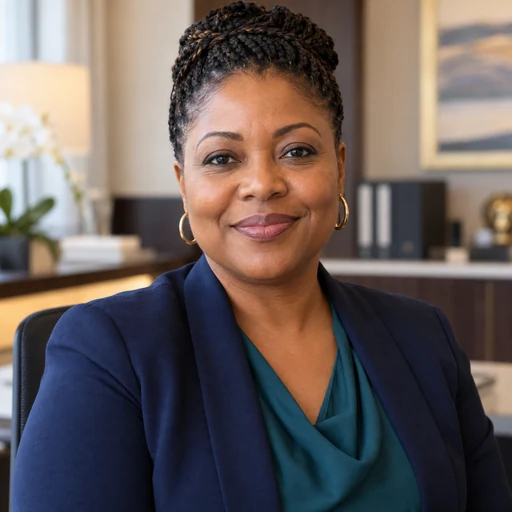
#> input picture dist/assets/personas/marguerite-okafor.webp, 512 x 512 px, given in place of jordan-02-franchise.png, which was not available
$ python build-live-videos.py
#> lines starting #> are read from the running program, lines starting #| are printed output that depends on the picture; pictures that were not available may be replaced by others from this repository, and a replacement may not be noted
from pathlib import Path
from PIL import Image, ImageDraw, ImageFont
import subprocess, shutil

ROOT = Path(__file__).resolve().parents[1]
SOURCE = ROOT / "tmp-live-video"
OUT = ROOT / "dist" / "media" / "live-walkthroughs"
WORK = SOURCE / "rendered"
OUT.mkdir(parents=True, exist_ok=True)
WORK.mkdir(parents=True, exist_ok=True)

FONT = "C:/Windows/Fonts/segoeui.ttf"
BOLD = "C:/Windows/Fonts/segoeuib.ttf"
REGULAR = ImageFont.truetype(FONT, 25)
SMALL = ImageFont.truetype(BOLD, 15)
TITLE = ImageFont.truetype(BOLD, 48)
SUBTITLE = ImageFont.truetype(FONT, 25)

def wrap(draw, text, font, width):
    words, lines, line = text.split(), [], ""
    for word in words:
        trial = f"{line} {word}".strip()
        if draw.textbbox((0, 0), trial, font=font)[2] <= width:
            line = trial
        else:
            if line: lines.append(line)
            line = word
    if line: lines.append(line)
    return lines

def title_card(name, eyebrow, title, subtitle):
#> called with name = 'jordan-title'
    im = Image.new("RGB", (1280, 720), "#071f30")
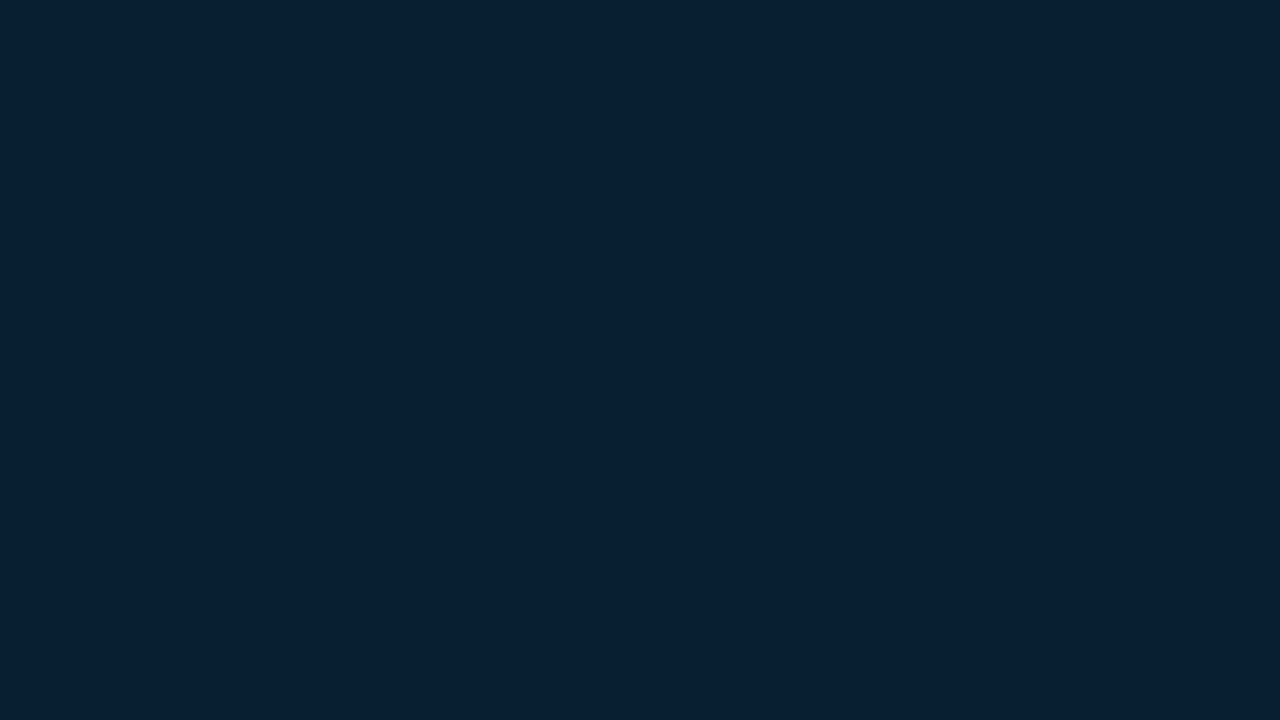
#> im: PIL image 1280x720 RGB; mean R, G, B 7, 31, 48
    d = ImageDraw.Draw(im)
    for x in range(1280):
        t = x / 1279
        d.line((x, 0, x, 720), fill=(7, int(31 + 28*t), int(48 + 32*t)))
    d.rounded_rectangle((74, 70, 138, 134), 18, fill="#00b6a7")
    d.text((95, 82), "H", font=ImageFont.truetype(BOLD, 34), fill="white")
    d.text((74, 194), eyebrow.upper(), font=SMALL, fill="#51e3d5")
    y = 232
    for line in wrap(d, title, TITLE, 1020):
#> in wrap, `words, lines, line = text.split(), [], ""`: words = ['Jordan’s', 'property', 'transfer,', 'shown', 'in', 'action.']; line = ''
        d.text((74, y), line, font=TITLE, fill="white")
        y += 58
#> this loop made 2 passes
#> after the loop, y = 348
    y += 18
#> y = 366
    for line in wrap(d, subtitle, SUBTITLE, 980):
        d.text((74, y), line, font=SUBTITLE, fill="#c9dbe3")
        y += 36
#> this loop made 2 passes
#> y on passes 1 to 2: 402, 438
#> after the loop, y = 438
    d.text((74, 650), "MAJORKEY · HARBORLINE IDENTITY IN ACTION", font=SMALL, fill="#86a6b5")
    path = WORK / f"{name}.png"
    im.save(path)
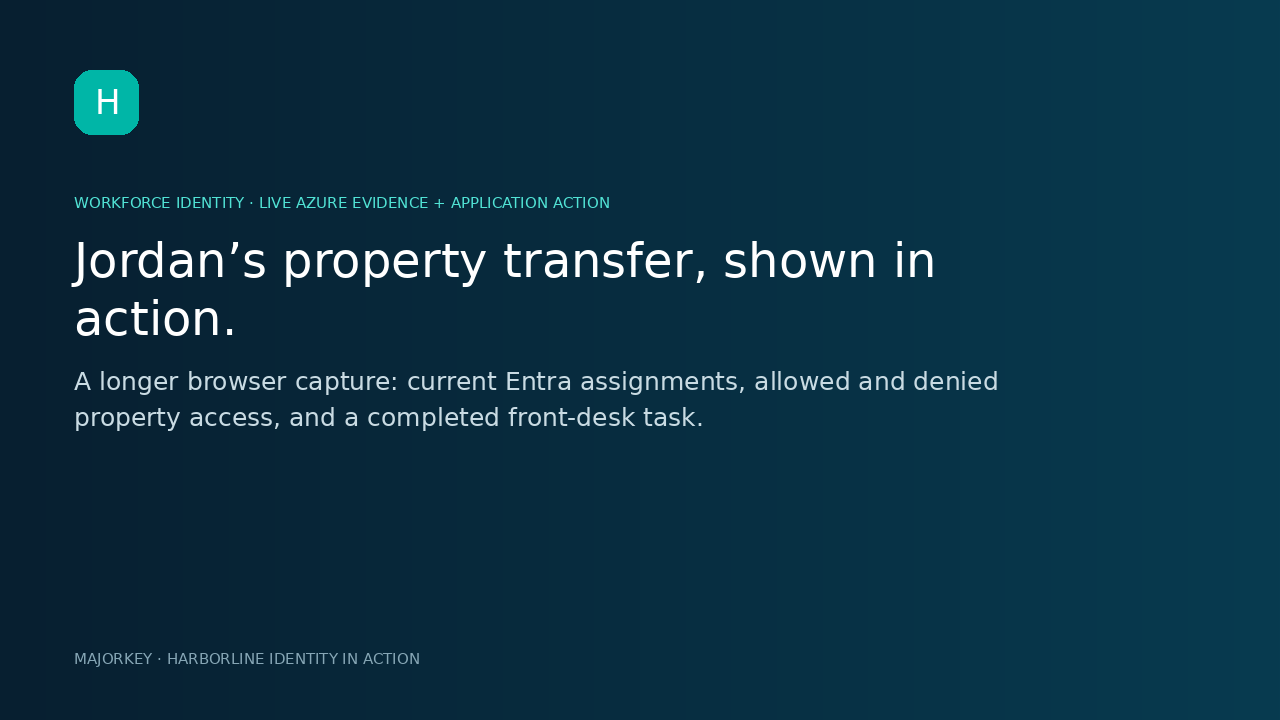
#> saved as jordan-title.png: PIL image 1280x720 RGB; mean R, G, B 11.5, 49.4, 67.9
    return path

def caption(name, source_name, eyebrow, copy, color="#00b6a7"):
#> called with name = 'jordan-a', source_name = 'jordan-02-franchise', eyebrow = '01 · Before the transfer', color = '#00b6a7'
    im = Image.open(SOURCE / f"{source_name}.png").convert("RGB")
#> im is the input picture: PIL image 512x512 RGB; mean R, G, B 104.2, 93.3, 90.8
    if im.size != (1280, 720):
        im = im.resize((1280, 720), Image.Resampling.LANCZOS)
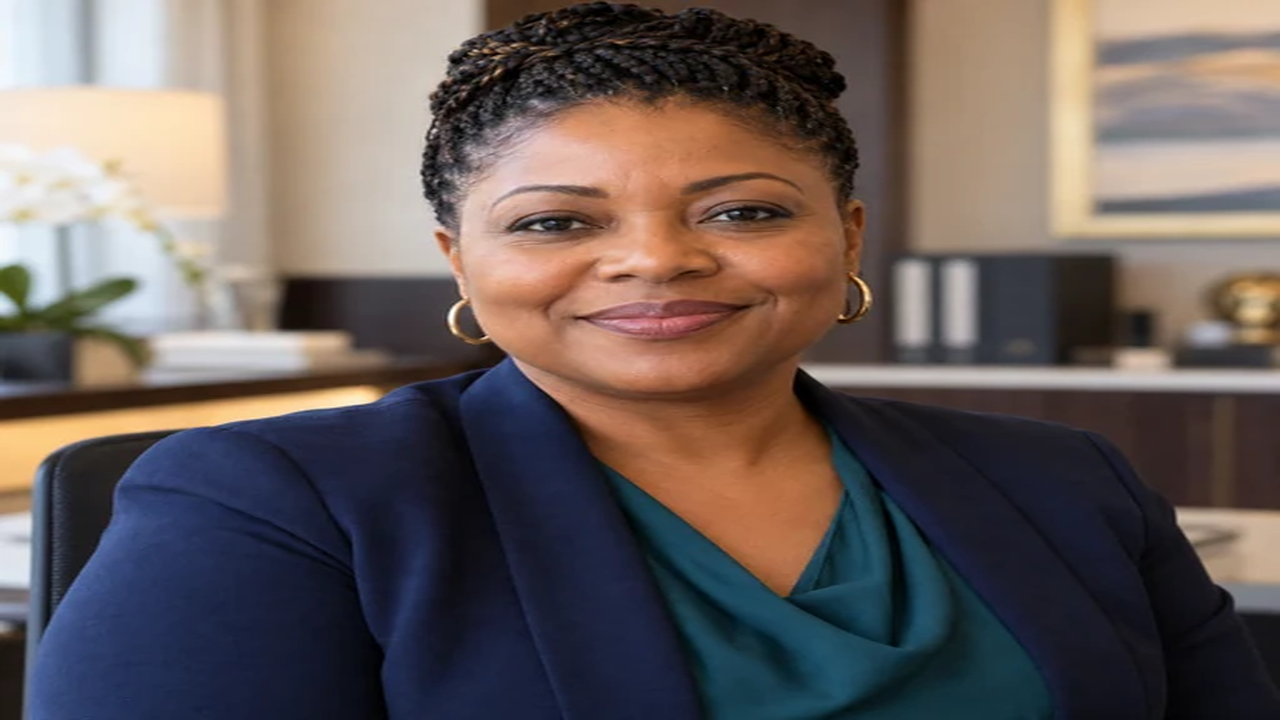
#> im: PIL image 1280x720 RGB; mean R, G, B 104.2, 93.3, 90.8
    overlay = Image.new("RGBA", im.size, (0,0,0,0))
#> overlay: PIL image 1280x720 RGBA; every value is 0
    d = ImageDraw.Draw(overlay)
    d.rectangle((0, 586, 1280, 720), fill=(4, 23, 35, 238))
    d.rectangle((0, 586, 11, 720), fill=color)
    d.text((40, 606), eyebrow.upper(), font=SMALL, fill=color)
    y = 636
    for line in wrap(d, copy, REGULAR, 1185)[:2]:
        d.text((40, y), line, font=REGULAR, fill="white")
        y += 31
#> this loop made 2 passes
#> y on pass 1: 667
#> (line, y) on pass 2: ('separate.', 698)
#> after the loop, y = 698
    im = Image.alpha_composite(im.convert("RGBA"), overlay).convert("RGB")
    path = WORK / f"{name}.png"
    im.save(path)
    return path

def render_video(filename, scenes):
    ffmpeg = shutil.which("ffmpeg")
    if not ffmpeg:
        raise RuntimeError("ffmpeg not found")
    transition = 0.65
    cmd = [ffmpeg, "-y"]
    for path, duration in scenes:
        cmd += ["-loop", "1", "-t", str(duration), "-i", str(path)]
    filters = []
    for i, _ in enumerate(scenes):
        filters.append(f"[{i}:v]scale=1280:720:force_original_aspect_ratio=decrease,pad=1280:720:(ow-iw)/2:(oh-ih)/2,setsar=1,fps=30,format=yuv420p[v{i}]")
    current = "v0"
    elapsed = scenes[0][1]
    for i in range(1, len(scenes)):
        out = f"x{i}"
        offset = elapsed - transition
        filters.append(f"[{current}][v{i}]xfade=transition=fade:duration={transition}:offset={offset:.2f}[{out}]")
        current = out
        elapsed += scenes[i][1] - transition
    filters.append(f"[{current}]format=yuv420p[final]")
    cmd += ["-filter_complex", ";".join(filters), "-map", "[final]", "-an", "-c:v", "libx264", "-profile:v", "high", "-preset", "medium", "-crf", "19", "-movflags", "+faststart", str(OUT / filename)]
    subprocess.run(cmd, check=True)

jordan = [
    (title_card("jordan-title", "Workforce identity · live Azure evidence + application action", "Jordan’s property transfer, shown in action.", "A longer browser capture: current Entra assignments, allowed and denied property access, and a completed front-desk task."), 4.5),
    (caption("jordan-a", "jordan-02-franchise", "01 · Before the transfer", "Jordan begins in the franchise property view. The application keeps the two property contexts separate."), 5.0),
    (caption("jordan-b", "jordan-01-graph", "02 · Live Azure read", "Microsoft Graph confirms Jordan’s workforce account, Harbor View membership and two Harborline app assignments."), 6.0),
    (caption("jordan-c", "jordan-03-managed", "03 · Managed-property context", "The Front Desk switches to Harbor View and exposes the work attached to the current property context."), 5.0),
    (caption("jordan-d", "jordan-04-denied", "04 · Deny test", "Jordan tries the old Bayside property. The roster, rooms and service queue stay unavailable." , "#ff785a"), 6.0),
    (caption("jordan-e", "jordan-05-arrivals", "05 · Allow test", "Back at Harbor View, Jordan can reach the arrival list and begin normal front-desk work."), 4.5),
    (caption("jordan-f", "jordan-06-guest", "06 · Business task", "Jordan opens Maya Chen’s reservation and sees only the ready rooms that match the booking."), 4.5),
    (caption("jordan-g", "jordan-07-room-selected", "07 · Decision", "Room 608 is selected before the application commits the check-in."), 3.5),
    (caption("jordan-h", "jordan-08-checked-in", "08 · Outcome", "Maya is now in house in room 608. Identity led to the permitted property, then to useful work."), 6.0),
    (title_card("jordan-end", "The proof chain", "Person → Entra assignment → property boundary → business outcome", "Use the Azure read to explain why access exists. Use the application action to prove what that access permits."), 4.5),
]
#> call 2 of caption, with name = 'jordan-b', source_name = 'jordan-01-graph', eyebrow = '02 · Live Azure read', color = '#00b6a7'
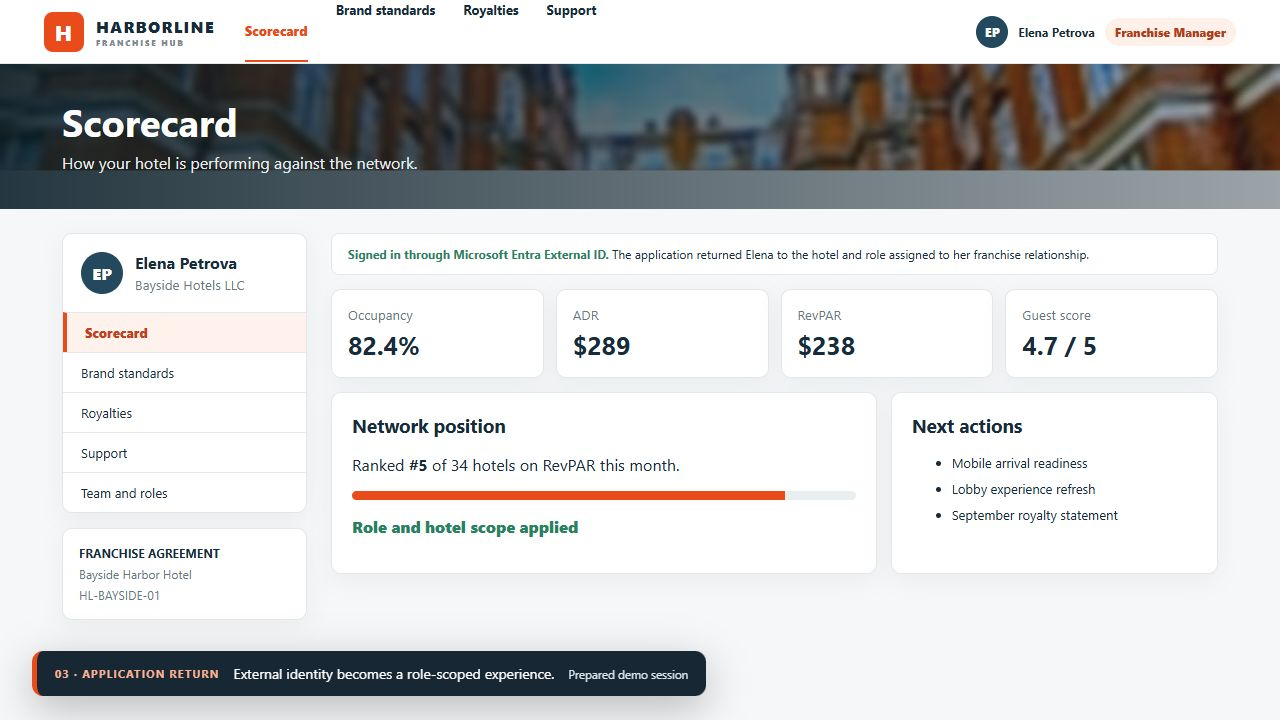
#> input picture dist/media/external-id-login/03-role-dashboard.png, 1280 x 720 px, given in place of jordan-01-graph.png, which was not available
#> in caption, im is the input picture: PIL image 1280x720 RGB; mean R, G, B 203.4, 204, 204.7
#> the loop in caption (call 2), `for line in wrap(d, copy, REGULAR, 1185)[:2]:` made 2 passes
#> call 3 of caption, with name = 'jordan-c', source_name = 'jordan-03-managed', eyebrow = '03 · Managed-property context', color = '#00b6a7'
#> the loop in caption (call 3), `for line in wrap(d, copy, REGULAR, 1185)[:2]:` made 2 passes
#> in caption (call 3), `im = Image.alpha_composite(im.convert("RGBA"), overlay).convert("RGB")`:
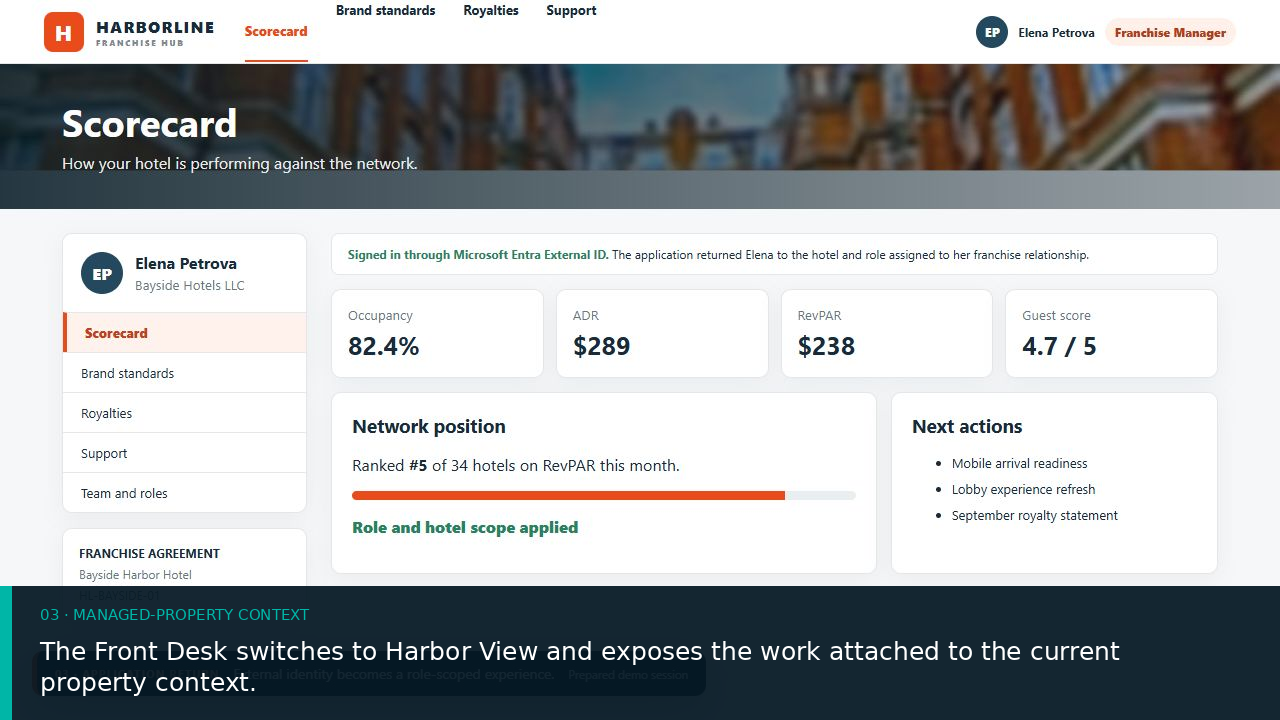
#> im: PIL image 1280x720 RGB; mean R, G, B 170, 173.7, 175.7
#> (the run stopped early here; a loop or call above may not have finished)
